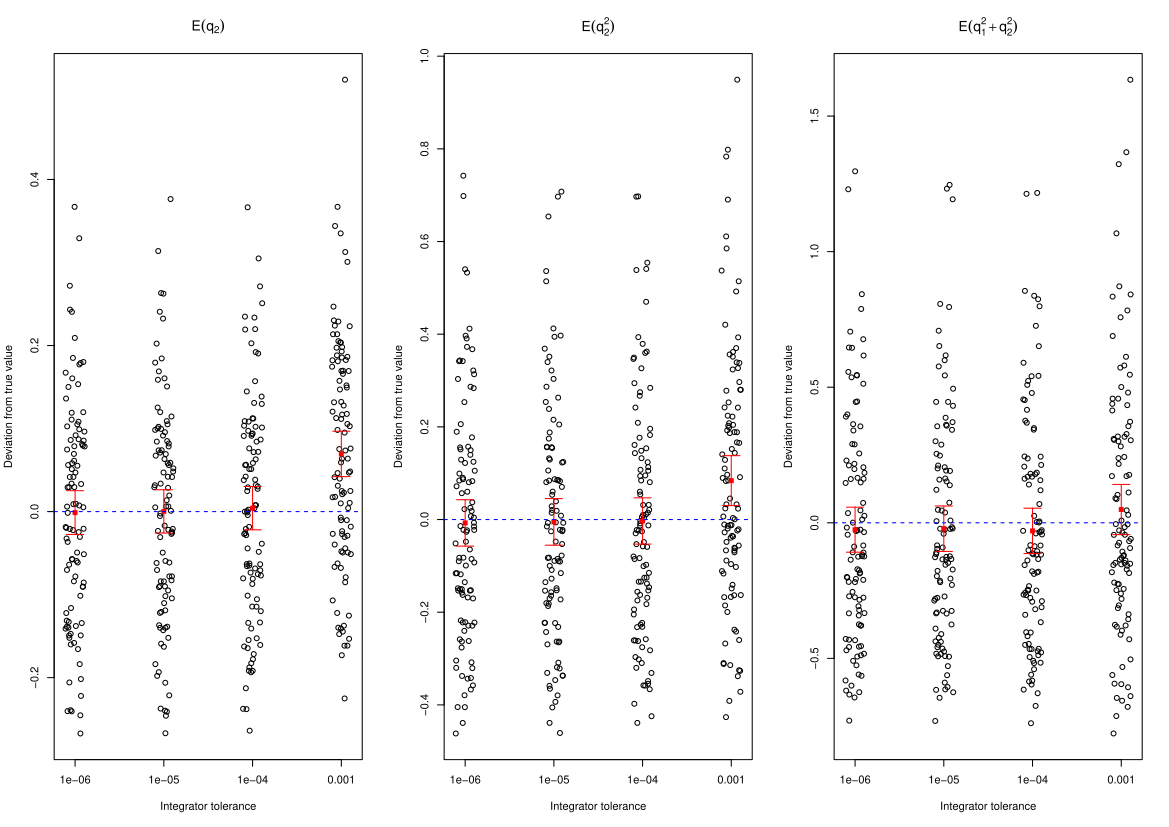

This figure's R source:
rm(list = ls())

library(doParallel)
library(dplyr)
library(ggplot2)
source("disc_grad/implementation_scripts/general_scripts/grhmc_discontinuous_gradient_transformed_with_relevant_indices_function.R")

# For a range of integrator tolerance (absolute and relative)
# Run 100 independent trajectories and look at the samples generated all together. 
# Compare marginal of q_2 to verify that everything is correct. 

true_cdf_q2 <- function(x) {
  
  0.5 * (pnorm(x) + pnorm(sqrt(2) / 2 * x) ^ 2)
  
}

true_pdf_q2 <- function(q2) {
  
  0.5 * (
    dnorm(q2) + 
      sqrt(2) * pnorm(sqrt(2) * q2 / 2) * dnorm(sqrt(2) * q2 / 2)
  )
  
}

integrator_tol <- c(1e-3, 1e-4, 1e-5, 1e-6)
n_cores <- 10
n_trajectories <- 100
trajectory_length <- 10000
n_samples <- 100000
init_cluster <- parallel::makeCluster(n_cores)
doParallel::registerDoParallel(init_cluster)

list_chains_tol_scenario <- list()

for (k in 1:length(integrator_tol)) {
  print(k)
  
  doRNG::registerDoRNG(seed = 42)
  
  store_chains <- foreach::foreach(i = 1:n_trajectories) %dopar% {
    sink(
      paste0(
        "disc_grad/example_scripts/toy_model/grhmc/log/log_nr",
        i,
        ".txt"
      )
    )
    n_dim <- 2 ^ 11
    max_model <- list(
      
      n_parameters = n_dim,
      
      grad_jump_fun = function(q) {
        
        grad_indices <<- c(
          as.integer(q[1] > 0)
        )
        
      },
      
      additional_non_lin_root_list = NULL, # usually: list(root_fun = ..., event_fun = ...)
      
      additional_lin_root_list = NULL, # usually: list(A = ..., B = ..., event_fun = ...)
      
      region_lin_root_list = list(
        A = matrix(c(1, rep(0, n_dim - 1)), nrow = 1), 
        B = 0
      ), # also need to specify the break point here again
      
      sim_q0 = function() {
        q <- numeric(n_dim)
        q[1] <- rnorm(1)
        q[2:n_dim] <- rnorm(n_dim - 1, mean = max(0, q[1]), sd = 1)
        q
      }
      
    )
    
    max_model$log_target_grad <- function(q) { # define the log target grad
      
      c(
        -q[1] + sum((q[2:n_dim] - q[1]) * grad_indices),
        -q[2:n_dim] + q[1] * grad_indices
      )
      
    }
    
    model_list <- max_model
    qbar_initial <- model_list$sim_q0()
    pbar_initial <- rnorm(n_dim)
    u_initial <- rexp(1)
    print("warmup")
    test_run_warmup <- grhmc_discontinuous_gradient_transformed_function(
      model_list = model_list,
      lambda = 0.2,
      T = trajectory_length,
      n_samples = n_samples / 20,
      diag_s_elements_initial = rep(1, n_dim),
      m_initial = rep(0, n_dim),
      qbar_initial = qbar_initial,
      pbar_initial = pbar_initial,
      Lambda_initial = 0,
      u_initial = u_initial,
      random_state = NULL,
      rtol = integrator_tol[k],
      atol = integrator_tol[k],
      verbose_at_refresh = T,
      return_output_from_ode = F,
      relevant_indices = 1:3 # only keep the first ten coordinates as safety, the remaining should be the same as q2 anyways
    )
    
    new_pbar_initial <- rnorm(n_dim)
    new_u_initial <- rexp(1)
    
    print("sampling")
    test_run_sampling <- grhmc_discontinuous_gradient_transformed_function(
      model_list = model_list,
      lambda = 0.2,
      T = trajectory_length,
      n_samples = n_samples,
      diag_s_elements_initial = rep(1, n_dim),
      m_initial = rep(0, n_dim),
      qbar_initial = test_run_warmup$qbar_final,
      pbar_initial = new_pbar_initial,
      Lambda_initial = 0,
      u_initial = new_u_initial,
      random_state = NULL,
      rtol = integrator_tol[k],
      atol = integrator_tol[k],
      verbose_at_refresh = T,
      return_output_from_ode = F,
      relevant_indices = 1:3
    )
    sink()
    test_run_sampling
    
  }
  
  list_chains_tol_scenario[[k]] <- store_chains
  
}

# saveRDS(
#   list(
#     list_chains_tol_scenario = list_chains_tol_scenario,
#     integrator_tol = integrator_tol
#   ),
#   "disc_grad/example_scripts/toy_model/list_max_model_d_2048_bias_tolerance_check.RDS"
# )

list_max_model <- readRDS("disc_grad/example_scripts/toy_model/list_max_model_d_2048_bias_tolerance_check.RDS")
list_chains_tol_scenario <- list_max_model$list_chains_tol_scenario

set.seed(42)
q1 <- rnorm(1e8)
q2_given_q1 <- rnorm(1e8, mean = pmax(0, q1), sd = 1)
mean(q2_given_q1)

true_mean_q2 <-
  integrate(function(x) x * true_pdf_q2(x), lower = -Inf, upper = Inf, rel.tol = 1e-13, abs.tol = 1e-13)
true_mean_q2
true_mean_q2_squared <-
  integrate(function(x) (x ^ 2) * true_pdf_q2(x), lower = -Inf, upper = Inf, rel.tol = 1e-13, abs.tol = 1e-13)
true_mean_q2_squared

integrand_true_mean_q1_squared_plus_q2_squared <- function(q1, q2) {
  (q1 ^ 2 + q2 ^ 2) * dnorm(q1, mean = 0, sd = 1) * dnorm(q2, mean = max(0, q1), sd = 1)
}

true_mean_q1_squared_plus_q2_squared  <- integrate(function(q1) {
  sapply(q1, function(q1_star) {
    integrate(function(q2) integrand_true_mean_q1_squared_plus_q2_squared(q1_star, q2), lower = -Inf, upper = Inf, rel.tol = 1e-13, abs.tol = 1e-13)$value
  })
}, lower = -Inf, upper = Inf, rel.tol = 1e-13, abs.tol = 1e-13)

true_mean_q1_squared_plus_q2_squared

estimated_quantities <- function(list, calculate_wasserstein_2 = FALSE) {
  
  samples_matrix <- list$q_original_samples
  
  mean_q2 <- mean(samples_matrix[, 2])
  mean_q2_squared <- mean(samples_matrix[, 2] ^ 2)
  mean_q1_squared_plus_q2_squared <- mean(samples_matrix[, 1] ^ 2 + samples_matrix[, 2] ^ 2)
  
  if (calculate_wasserstein_2 == TRUE) {
    
    wasserstein_2_integrand <- function(t) {
      
      # quantile_via_cdf <- uniroot(
      #   function(x) true_cdf_q2(x) - t, lower = -10, upper = 10, tol = 1e-13
      # )$root
      #
      # quantile_via_sample <- quantile(list_chains_tol_scenario[[1]][[1]]$q_original_samples[, 2], probs = t)
      #
      # (quantile_via_cdf - quantile_via_sample) ^ 2
      
      quantile_via_cdf <- sapply(
        t,
        function(t_star) {
          uniroot(
            function(x) true_cdf_q2(x) - t_star, lower = -10, upper = 10, tol = 1e-12
          )$root
        }
      )
      
      quantile_via_sample <- quantile(samples_matrix[, 2], probs = t)
      
      (quantile_via_cdf - quantile_via_sample) ^ 2
      
    }
    
    wasserstein_2_squared_value <- 0
    grid <- seq(from = 0, to = 1, by = 0.0001)
    
    for (i in 1:(length(grid) - 1)) {
      # print(i)
      int_run <- integrate(
        wasserstein_2_integrand,
        lower = grid[i],
        upper = grid[i + 1],
        rel.tol = 1e-9,
        abs.tol = 1e-9,
        subdivisions = 100000
      )
      wasserstein_2_squared_value <- wasserstein_2_squared_value + int_run$value
    }
    
    return(
      c(
        q2 = mean_q2, q2_squared = mean_q2_squared, q1_squared_plus_q2_squared = mean_q1_squared_plus_q2_squared, wasserstein_2 = sqrt(wasserstein_2_squared_value)
      )
    )
    
  } else {
    return(
      c(
        q2 = mean_q2, q2_squared = mean_q2_squared, q1_squared_plus_q2_squared = mean_q1_squared_plus_q2_squared
      )
    )
  }
  
}

for (k in 1:length(integrator_tol)) {
  relevant_list <- list_chains_tol_scenario[[k]]
  relevant_matrix <- cbind(do.call(rbind, lapply(relevant_list, estimated_quantities)),
                           int_tol = rep(integrator_tol[k]))
  if (k == 1) {
    final_result_matrix <- relevant_matrix
  } else {
    final_result_matrix <- rbind(final_result_matrix, relevant_matrix)
  }
}

final_result_matrix <- as.data.frame(final_result_matrix)

diff_result_matrix <-
  sweep(final_result_matrix, 2, c(true_mean_q2$value, true_mean_q2_squared$value, true_mean_q1_squared_plus_q2_squared$value, 0), "-")

# Plot of difference between estimates of E(q_2) and true E(q_2)
par(mfrow = c(1, 3))

plot(
  exp(jitter(log(diff_result_matrix$int_tol), amount = 0.25)),
  diff_result_matrix$q2,
  log = "x",
  xaxt = "n",
  xlab = "Integrator tolerance",
  ylab = "Deviation from true value",
  main = expression(E(q[2]))
)

axis(1, at = integrator_tol, labels = integrator_tol)
points(
  integrator_tol,
  sapply(1:4, function(i) mean(diff_result_matrix$q2[diff_result_matrix$int_tol == integrator_tol[i]])),
  col = "red",
  pch = 15
)
segments(
  integrator_tol,
  sapply(1:4, function(i) mean(diff_result_matrix$q2[diff_result_matrix$int_tol == integrator_tol[i]]) -
           sd(diff_result_matrix$q2[diff_result_matrix$int_tol == integrator_tol[i]]) * 1.96 / sqrt(n_trajectories)),
  integrator_tol,
  sapply(1:4, function(i) mean(diff_result_matrix$q2[diff_result_matrix$int_tol == integrator_tol[i]]) +
           sd(diff_result_matrix$q2[diff_result_matrix$int_tol == integrator_tol[i]]) * 1.96 / sqrt(n_trajectories)),
  col = "red"
)
cap <- 0.25
segments(
  integrator_tol / (1 + cap),
  sapply(1:4, function(i) mean(diff_result_matrix$q2[diff_result_matrix$int_tol == integrator_tol[i]]) -
           sd(diff_result_matrix$q2[diff_result_matrix$int_tol == integrator_tol[i]]) * 1.96 / sqrt(n_trajectories)),
  integrator_tol * (1 + cap),
  sapply(1:4, function(i) mean(diff_result_matrix$q2[diff_result_matrix$int_tol == integrator_tol[i]]) -
           sd(diff_result_matrix$q2[diff_result_matrix$int_tol == integrator_tol[i]]) * 1.96 / sqrt(n_trajectories)),
  col = "red"
)
segments(
  integrator_tol / (1 + cap),
  sapply(1:4, function(i) mean(diff_result_matrix$q2[diff_result_matrix$int_tol == integrator_tol[i]]) +
           sd(diff_result_matrix$q2[diff_result_matrix$int_tol == integrator_tol[i]]) * 1.96 / sqrt(n_trajectories)),
  integrator_tol * (1 + cap),
  sapply(1:4, function(i) mean(diff_result_matrix$q2[diff_result_matrix$int_tol == integrator_tol[i]]) +
           sd(diff_result_matrix$q2[diff_result_matrix$int_tol == integrator_tol[i]]) * 1.96 / sqrt(n_trajectories)),
  col = "red"
)
abline(h = 0, lty = 2, col = "blue")

# Plot of difference between estimates of E(q_2 ^ 2) and true E(q_2 ^ 2)

plot(
  exp(jitter(log(diff_result_matrix$int_tol), amount = 0.25)),
  diff_result_matrix$q2_squared,
  log = "x",
  xaxt = "n",
  xlab = "Integrator tolerance",
  ylab = "Deviation from true value",
  main = expression(E(q[2]^2))
)

axis(1, at = integrator_tol, labels = integrator_tol)
points(
  integrator_tol,
  sapply(1:4, function(i) mean(diff_result_matrix$q2_squared[diff_result_matrix$int_tol == integrator_tol[i]])),
  col = "red",
  pch = 15
)
segments(
  integrator_tol,
  sapply(1:4, function(i) mean(diff_result_matrix$q2_squared[diff_result_matrix$int_tol == integrator_tol[i]]) -
           sd(diff_result_matrix$q2_squared[diff_result_matrix$int_tol == integrator_tol[i]]) * 1.96 / sqrt(n_trajectories)),
  integrator_tol,
  sapply(1:4, function(i) mean(diff_result_matrix$q2_squared[diff_result_matrix$int_tol == integrator_tol[i]]) +
           sd(diff_result_matrix$q2_squared[diff_result_matrix$int_tol == integrator_tol[i]]) * 1.96 / sqrt(n_trajectories)),
  col = "red"
)
cap <- 0.25
segments(
  integrator_tol / (1 + cap),
  sapply(1:4, function(i) mean(diff_result_matrix$q2_squared[diff_result_matrix$int_tol == integrator_tol[i]]) -
           sd(diff_result_matrix$q2_squared[diff_result_matrix$int_tol == integrator_tol[i]]) * 1.96 / sqrt(n_trajectories)),
  integrator_tol * (1 + cap),
  sapply(1:4, function(i) mean(diff_result_matrix$q2_squared[diff_result_matrix$int_tol == integrator_tol[i]]) -
           sd(diff_result_matrix$q2_squared[diff_result_matrix$int_tol == integrator_tol[i]]) * 1.96 / sqrt(n_trajectories)),
  col = "red"
)
segments(
  integrator_tol / (1 + cap),
  sapply(1:4, function(i) mean(diff_result_matrix$q2_squared[diff_result_matrix$int_tol == integrator_tol[i]]) +
           sd(diff_result_matrix$q2_squared[diff_result_matrix$int_tol == integrator_tol[i]]) * 1.96 / sqrt(n_trajectories)),
  integrator_tol * (1 + cap),
  sapply(1:4, function(i) mean(diff_result_matrix$q2_squared[diff_result_matrix$int_tol == integrator_tol[i]]) +
           sd(diff_result_matrix$q2_squared[diff_result_matrix$int_tol == integrator_tol[i]]) * 1.96 / sqrt(n_trajectories)),
  col = "red"
)
abline(h = 0, lty = 2, col = "blue")

# Plot of difference between estimates of E(q dot q) and true E(q dot q)

plot(
  exp(jitter(log(diff_result_matrix$int_tol), amount = 0.25)),
  diff_result_matrix$q1_squared_plus_q2_squared,
  log = "x",
  xaxt = "n",
  xlab = "Integrator tolerance",
  ylab = "Deviation from true value",
  main = expression(E(q[1]^2 + q[2]^2))
)

axis(1, at = integrator_tol, labels = integrator_tol)
points(
  integrator_tol,
  sapply(1:4, function(i) mean(diff_result_matrix$q1_squared_plus_q2_squared[diff_result_matrix$int_tol == integrator_tol[i]])),
  col = "red",
  pch = 15
)
segments(
  integrator_tol,
  sapply(1:4, function(i) mean(diff_result_matrix$q1_squared_plus_q2_squared[diff_result_matrix$int_tol == integrator_tol[i]]) -
           sd(diff_result_matrix$q1_squared_plus_q2_squared[diff_result_matrix$int_tol == integrator_tol[i]]) * 1.96 / sqrt(n_trajectories)),
  integrator_tol,
  sapply(1:4, function(i) mean(diff_result_matrix$q1_squared_plus_q2_squared[diff_result_matrix$int_tol == integrator_tol[i]]) +
           sd(diff_result_matrix$q1_squared_plus_q2_squared[diff_result_matrix$int_tol == integrator_tol[i]]) * 1.96 / sqrt(n_trajectories)),
  col = "red"
)
cap <- 0.25
segments(
  integrator_tol / (1 + cap),
  sapply(1:4, function(i) mean(diff_result_matrix$q1_squared_plus_q2_squared[diff_result_matrix$int_tol == integrator_tol[i]]) -
           sd(diff_result_matrix$q1_squared_plus_q2_squared[diff_result_matrix$int_tol == integrator_tol[i]]) * 1.96 / sqrt(n_trajectories)),
  integrator_tol * (1 + cap),
  sapply(1:4, function(i) mean(diff_result_matrix$q1_squared_plus_q2_squared[diff_result_matrix$int_tol == integrator_tol[i]]) -
           sd(diff_result_matrix$q1_squared_plus_q2_squared[diff_result_matrix$int_tol == integrator_tol[i]]) * 1.96 / sqrt(n_trajectories)),
  col = "red"
)
segments(
  integrator_tol / (1 + cap),
  sapply(1:4, function(i) mean(diff_result_matrix$q1_squared_plus_q2_squared[diff_result_matrix$int_tol == integrator_tol[i]]) +
           sd(diff_result_matrix$q1_squared_plus_q2_squared[diff_result_matrix$int_tol == integrator_tol[i]]) * 1.96 / sqrt(n_trajectories)),
  integrator_tol * (1 + cap),
  sapply(1:4, function(i) mean(diff_result_matrix$q1_squared_plus_q2_squared[diff_result_matrix$int_tol == integrator_tol[i]]) +
           sd(diff_result_matrix$q1_squared_plus_q2_squared[diff_result_matrix$int_tol == integrator_tol[i]]) * 1.96 / sqrt(n_trajectories)),
  col = "red"
)
abline(h = 0, lty = 2, col = "blue")

par(mfrow = c(1, 1))
